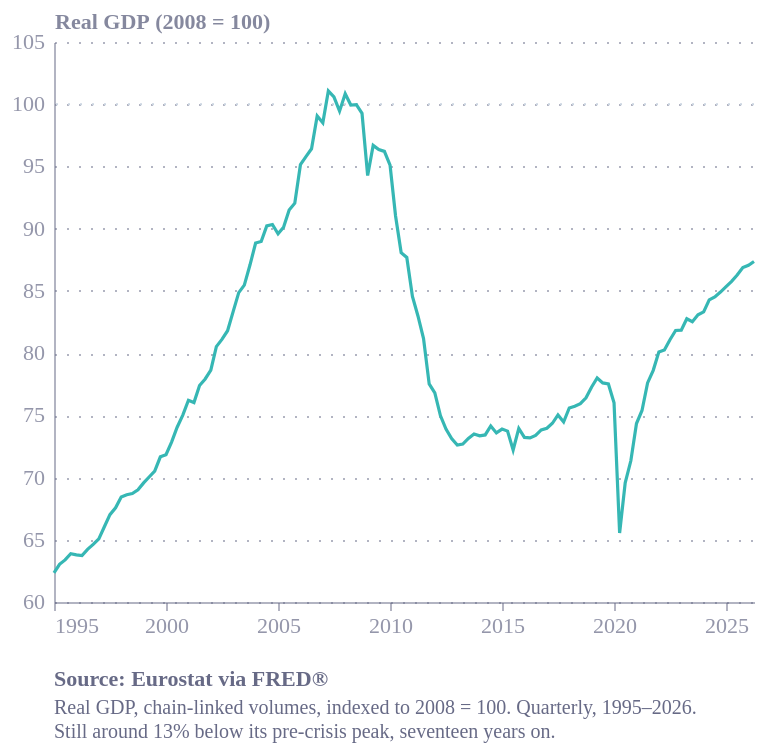

Specify this chart in Vega-Lite:
### Vega-Lite specification from a JSON file in a GitHub repository (floating-point values rounded to 4 significant figures)
{"config": {"font": "Circular Std", "text": {"color": "#676A86", "align": "left", "baseline": "middle", "dx": 7, "dy": 0, "fontSize": 11}, "view": {"stroke": "transparent", "continuousWidth": 400, "continuousHeight": 300, "discreteWidth": 400, "discreteHeight": 300, "fill": "transparent"}, "range": {"category": ["#36B7B4", "#E6224B", "#F4C245", "#0063AF", "#00A767", "#179FDB", "#EB5C2E", "#5C267B", "#122B39"], "diverging": ["#E6224B", "#E54753", "#C9C9C9", "#179FDB", "#122B39"], "heatmap": ["#C9C9C9", "#179FDB", "#0063AF", "#122B39"], "ordinal": ["#00A767", "#36B7B4", "#179FDB", "#0063AF", "#243B5A"]}, "bar": {"color": "#179fdb"}, "line": {"color": "#e6224b"}, "rule": {"color": "#676A86"}, "area": {"opacity": 0.8}, "point": {"filled": true, "size": 80, "color": "#e6224b", "opacity": 0.95}, "geoshape": {"stroke": "white", "strokeWidth": 0.3}, "rect": {"fill": "#d6d4d4", "opacity": 0.3}, "axis": {"labelColor": "#676A86", "labelFontSize": 11, "labelFont": "Circular Std", "labelOpacity": 0.7, "tickColor": "#676A86", "tickOpacity": 0.5, "domainColor": "#676A86", "domainOpacity": 0.5, "gridColor": "#676A86", "gridDash": [2, 2], "gridOpacity": 0.5, "title": null, "titleColor": "#676A86", "titleOpacity": 0.8, "tickSize": 4}, "axisXDiscrete": {"grid": false, "labelAngle": 0, "tickCount": 10, "tickOpacity": 0.5, "title": null}, "axisYDiscrete": {"ticks": false, "labelPadding": 5}, "axisXTemporal": {"grid": false, "ticks": true}, "axisXQuantitative": {"grid": true}, "axisYQuantitative": {"gridColor": "#676A86", "gridDash": [1, 5], "gridOpacity": 0.5, "ticks": false, "labelPadding": 5, "tickCount": 8, "titleAngle": 0, "titleAlign": "left", "titleBaseline": "bottom", "titleX": 0, "titleY": -5}, "title": {"color": "#676A86E6", "subtitleColor": "#676A86", "font": "Circular Std", "subtitleFont": "Circular Std", "anchor": "start", "fontSize": 14, "subtitleFontSize": 12, "subtitlePadding": 4, "offset": 0, "frame": "group"}, "legend": {"titleColor": "#122b39", "title": null, "labelColor": "#122b39", "labelFontSize": 11}, "background": "white"}, "layer": [{"data": {"name": "data-9d78020f76d997398dca41cfa4b6d9e0"}, "mark": {"type": "rule", "color": "#cbd5e1", "strokeDash": [1, 5], "strokeWidth": 1}, "encoding": {"y": {"field": "y", "type": "quantitative"}}}, {"data": {"name": "data-cc271c2f677c384350f651e44cf85886"}, "mark": {"type": "line", "strokeWidth": 1.6}, "encoding": {"color": {"field": "series", "legend": null, "type": "nominal"}, "x": {"axis": {"format": "%Y", "tickCount": 8}, "field": "date", "title": null, "type": "temporal"}, "y": {"field": "index", "scale": {"zero": false}, "title": "Real GDP (2008 = 100)", "type": "quantitative"}}}], "height": 280, "title": {"text": "Source: Eurostat via FRED®", "anchor": "start", "color": "#676A86", "dy": 12, "fontSize": 11, "orient": "bottom", "subtitle": ["Real GDP, chain-linked volumes, indexed to 2008 = 100. Quarterly, 1995–2026.", "Still around 13% below its pre-crisis peak, seventeen years on."], "subtitleColor": "#676A86", "subtitleFontSize": 10}, "width": 350, "$schema": "https://vega.github.io/schema/vega-lite/v6.4.1.json", "datasets": {"data-9d78020f76d997398dca41cfa4b6d9e0": [{"y": 100}], "data-cc271c2f677c384350f651e44cf85886": [{"date": "1995-01-01", "value": 38620.0, "index": 62.35, "series": "gdp"}, {"date": "1995-04-01", "value": 39040.0, "index": 63.03, "series": "gdp"}, {"date": "1995-07-01", "value": 39260.0, "index": 63.38, "series": "gdp"}, {"date": "1995-10-01", "value": 39570.0, "index": 63.88, "series": "gdp"}, {"date": "1996-01-01", "value": 39510.0, "index": 63.78, "series": "gdp"}, {"date": "1996-04-01", "value": 39480.0, "index": 63.74, "series": "gdp"}, {"date": "1996-07-01", "value": 39790.0, "index": 64.23, "series": "gdp"}, {"date": "1996-10-01", "value": 40040.0, "index": 64.63, "series": "gdp"}, {"date": "1997-01-01", "value": 40310.0, "index": 65.07, "series": "gdp"}, {"date": "1997-04-01", "value": 40920.0, "index": 66.05, "series": "gdp"}, {"date": "1997-07-01", "value": 41520.0, "index": 67.02, "series": "gdp"}, {"date": "1997-10-01", "value": 41860.0, "index": 67.57, "series": "gdp"}, {"date": "1998-01-01", "value": 42400.0, "index": 68.44, "series": "gdp"}, {"date": "1998-04-01", "value": 42510.0, "index": 68.62, "series": "gdp"}, {"date": "1998-07-01", "value": 42570.0, "index": 68.72, "series": "gdp"}, {"date": "1998-10-01", "value": 42750.0, "index": 69.01, "series": "gdp"}, {"date": "1999-01-01", "value": 43100.0, "index": 69.57, "series": "gdp"}, {"date": "1999-04-01", "value": 43390.0, "index": 70.05, "series": "gdp"}, {"date": "1999-07-01", "value": 43680.0, "index": 70.51, "series": "gdp"}, {"date": "1999-10-01", "value": 44390.0, "index": 71.66, "series": "gdp"}, {"date": "2000-01-01", "value": 44500.0, "index": 71.84, "series": "gdp"}, {"date": "2000-04-01", "value": 45130.0, "index": 72.85, "series": "gdp"}, {"date": "2000-07-01", "value": 45870.0, "index": 74.04, "series": "gdp"}, {"date": "2000-10-01", "value": 46470.0, "index": 75.02, "series": "gdp"}, {"date": "2001-01-01", "value": 47210.0, "index": 76.21, "series": "gdp"}, {"date": "2001-04-01", "value": 47100.0, "index": 76.03, "series": "gdp"}, {"date": "2001-07-01", "value": 47950.0, "index": 77.4, "series": "gdp"}, {"date": "2001-10-01", "value": 48270.0, "index": 77.93, "series": "gdp"}, {"date": "2002-01-01", "value": 48720.0, "index": 78.64, "series": "gdp"}, {"date": "2002-04-01", "value": 49880.0, "index": 80.52, "series": "gdp"}, {"date": "2002-07-01", "value": 50240.0, "index": 81.1, "series": "gdp"}, {"date": "2002-10-01", "value": 50670.0, "index": 81.8, "series": "gdp"}, {"date": "2003-01-01", "value": 51640.0, "index": 83.36, "series": "gdp"}, {"date": "2003-04-01", "value": 52570.0, "index": 84.86, "series": "gdp"}, {"date": "2003-07-01", "value": 52940.0, "index": 85.46, "series": "gdp"}, {"date": "2003-10-01", "value": 53940.0, "index": 87.08, "series": "gdp"}, {"date": "2004-01-01", "value": 55040.0, "index": 88.85, "series": "gdp"}, {"date": "2004-04-01", "value": 55120.0, "index": 88.97, "series": "gdp"}, {"date": "2004-07-01", "value": 55890.0, "index": 90.22, "series": "gdp"}, {"date": "2004-10-01", "value": 55960.0, "index": 90.34, "series": "gdp"}, {"date": "2005-01-01", "value": 55500.0, "index": 89.59, "series": "gdp"}, {"date": "2005-04-01", "value": 55830.0, "index": 90.12, "series": "gdp"}, {"date": "2005-07-01", "value": 56680.0, "index": 91.5, "series": "gdp"}, {"date": "2005-10-01", "value": 57020.0, "index": 92.05, "series": "gdp"}, {"date": "2006-01-01", "value": 58940.0, "index": 95.14, "series": "gdp"}, {"date": "2006-04-01", "value": 59340.0, "index": 95.79, "series": "gdp"}, {"date": "2006-07-01", "value": 59730.0, "index": 96.42, "series": "gdp"}, {"date": "2006-10-01", "value": 61360.0, "index": 99.06, "series": "gdp"}, {"date": "2007-01-01", "value": 61030.0, "index": 98.51, "series": "gdp"}, {"date": "2007-04-01", "value": 62610.0, "index": 101.1, "series": "gdp"}, {"date": "2007-07-01", "value": 62320.0, "index": 100.6, "series": "gdp"}, {"date": "2007-10-01", "value": 61600.0, "index": 99.44, "series": "gdp"}, {"date": "2008-01-01", "value": 62470.0, "index": 100.8, "series": "gdp"}, {"date": "2008-04-01", "value": 61910.0, "index": 99.93, "series": "gdp"}, {"date": "2008-07-01", "value": 61930.0, "index": 99.96, "series": "gdp"}, {"date": "2008-10-01", "value": 61500.0, "index": 99.27, "series": "gdp"}, {"date": "2009-01-01", "value": 58400.0, "index": 94.27, "series": "gdp"}, {"date": "2009-04-01", "value": 59900.0, "index": 96.69, "series": "gdp"}, {"date": "2009-07-01", "value": 59690.0, "index": 96.36, "series": "gdp"}, {"date": "2009-10-01", "value": 59600.0, "index": 96.21, "series": "gdp"}, {"date": "2010-01-01", "value": 58920.0, "index": 95.11, "series": "gdp"}, {"date": "2010-04-01", "value": 56390.0, "index": 91.02, "series": "gdp"}, {"date": "2010-07-01", "value": 54560.0, "index": 88.08, "series": "gdp"}, {"date": "2010-10-01", "value": 54320.0, "index": 87.69, "series": "gdp"}, {"date": "2011-01-01", "value": 52380.0, "index": 84.55, "series": "gdp"}, {"date": "2011-04-01", "value": 51410.0, "index": 82.98, "series": "gdp"}, {"date": "2011-07-01", "value": 50280.0, "index": 81.17, "series": "gdp"}, {"date": "2011-10-01", "value": 48020.0, "index": 77.52, "series": "gdp"}, {"date": "2012-01-01", "value": 47580.0, "index": 76.81, "series": "gdp"}, {"date": "2012-04-01", "value": 46450.0, "index": 74.99, "series": "gdp"}, {"date": "2012-07-01", "value": 45780.0, "index": 73.9, "series": "gdp"}, {"date": "2012-10-01", "value": 45300.0, "index": 73.13, "series": "gdp"}, {"date": "2013-01-01", "value": 44980.0, "index": 72.61, "series": "gdp"}, {"date": "2013-04-01", "value": 45030.0, "index": 72.7, "series": "gdp"}, {"date": "2013-07-01", "value": 45310.0, "index": 73.14, "series": "gdp"}, {"date": "2013-10-01", "value": 45540.0, "index": 73.5, "series": "gdp"}, {"date": "2014-01-01", "value": 45440.0, "index": 73.35, "series": "gdp"}, {"date": "2014-04-01", "value": 45490.0, "index": 73.43, "series": "gdp"}, {"date": "2014-07-01", "value": 45930.0, "index": 74.15, "series": "gdp"}, {"date": "2014-10-01", "value": 45590.0, "index": 73.59, "series": "gdp"}, {"date": "2015-01-01", "value": 45780.0, "index": 73.9, "series": "gdp"}, {"date": "2015-04-01", "value": 45680.0, "index": 73.73, "series": "gdp"}, {"date": "2015-07-01", "value": 44740.0, "index": 72.21, "series": "gdp"}, {"date": "2015-10-01", "value": 45810.0, "index": 73.95, "series": "gdp"}, {"date": "2016-01-01", "value": 45370.0, "index": 73.23, "series": "gdp"}, {"date": "2016-04-01", "value": 45340.0, "index": 73.19, "series": "gdp"}, {"date": "2016-07-01", "value": 45470.0, "index": 73.39, "series": "gdp"}, {"date": "2016-10-01", "value": 45740.0, "index": 73.83, "series": "gdp"}, {"date": "2017-01-01", "value": 45820.0, "index": 73.96, "series": "gdp"}, {"date": "2017-04-01", "value": 46070.0, "index": 74.36, "series": "gdp"}, {"date": "2017-07-01", "value": 46480.0, "index": 75.03, "series": "gdp"}, {"date": "2017-10-01", "value": 46130.0, "index": 74.47, "series": "gdp"}, {"date": "2018-01-01", "value": 46830.0, "index": 75.59, "series": "gdp"}, {"date": "2018-04-01", "value": 46920.0, "index": 75.73, "series": "gdp"}, {"date": "2018-07-01", "value": 47040.0, "index": 75.94, "series": "gdp"}, {"date": "2018-10-01", "value": 47330.0, "index": 76.41, "series": "gdp"}, {"date": "2019-01-01", "value": 47880.0, "index": 77.28, "series": "gdp"}, {"date": "2019-04-01", "value": 48320.0, "index": 78.0, "series": "gdp"}, {"date": "2019-07-01", "value": 48080.0, "index": 77.61, "series": "gdp"}, {"date": "2019-10-01", "value": 48020.0, "index": 77.52, "series": "gdp"}, {"date": "2020-01-01", "value": 47080.0, "index": 76.0, "series": "gdp"}, {"date": "2020-04-01", "value": 40610.0, "index": 65.55, "series": "gdp"}, {"date": "2020-07-01", "value": 43100.0, "index": 69.58, "series": "gdp"}, {"date": "2020-10-01", "value": 44200.0, "index": 71.35, "series": "gdp"}, {"date": "2021-01-01", "value": 46050.0, "index": 74.34, "series": "gdp"}, {"date": "2021-04-01", "value": 46700.0, "index": 75.39, "series": "gdp"}, {"date": "2021-07-01", "value": 48070.0, "index": 77.6, "series": "gdp"}, {"date": "2021-10-01", "value": 48700.0, "index": 78.62, "series": "gdp"}, {"date": "2022-01-01", "value": 49620.0, "index": 80.1, "series": "gdp"}, {"date": "2022-04-01", "value": 49720.0, "index": 80.25, "series": "gdp"}, {"date": "2022-07-01", "value": 50230.0, "index": 81.08, "series": "gdp"}, {"date": "2022-10-01", "value": 50690.0, "index": 81.82, "series": "gdp"}, {"date": "2023-01-01", "value": 50700.0, "index": 81.85, "series": "gdp"}, {"date": "2023-04-01", "value": 51270.0, "index": 82.76, "series": "gdp"}, {"date": "2023-07-01", "value": 51120.0, "index": 82.52, "series": "gdp"}, {"date": "2023-10-01", "value": 51460.0, "index": 83.07, "series": "gdp"}, {"date": "2024-01-01", "value": 51610.0, "index": 83.31, "series": "gdp"}, {"date": "2024-04-01", "value": 52210.0, "index": 84.28, "series": "gdp"}, {"date": "2024-07-01", "value": 52360.0, "index": 84.52, "series": "gdp"}, {"date": "2024-10-01", "value": 52600.0, "index": 84.91, "series": "gdp"}, {"date": "2025-01-01", "value": 52870.0, "index": 85.35, "series": "gdp"}, {"date": "2025-04-01", "value": 53130.0, "index": 85.76, "series": "gdp"}, {"date": "2025-07-01", "value": 53450.0, "index": 86.28, "series": "gdp"}, {"date": "2025-10-01", "value": 53820.0, "index": 86.88, "series": "gdp"}, {"date": "2026-01-01", "value": 53930.0, "index": 87.06, "series": "gdp"}, {"date": "2026-04-01", "value": 54120.0, "index": 87.36, "series": "gdp"}]}}
